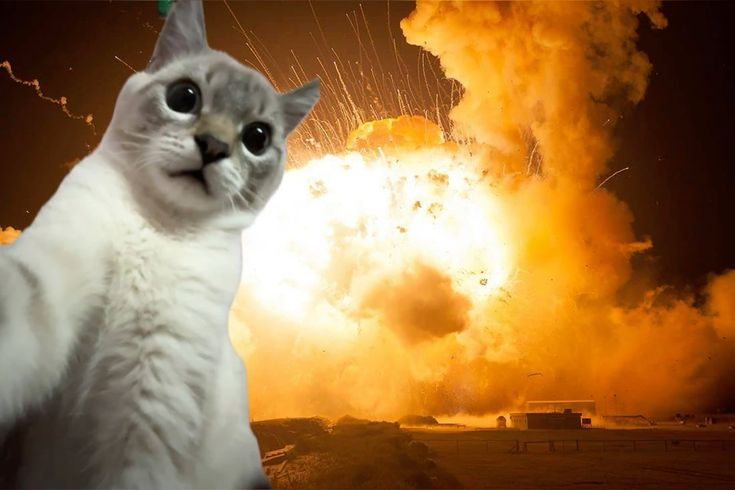
#> input picture download (4).jpg, 735 x 490 px
$ jupyter execute Untitled.ipynb
#> lines starting #> are read from the running program, lines starting #| are printed output that depends on the picture
[cell 1]
import cv2
import numpy as np
import matplotlib.pyplot as plt
image = cv2.imread('download (4).jpg')
#> image is the input picture: shape (490, 735, 3); mean B, G, R 72.8, 118.2, 157.4
plt.imshow(cv2.cvtColor(image, cv2.COLOR_BGR2RGB))
plt.title("Original Image")
plt.axis('off')
(np.float64(-0.5), np.float64(1279.5), np.float64(812.5), np.float64(-0.5))

[cell 2]
tx, ty = 100, 50
M_translation = np.float32([[1, 0, tx], [0, 1, ty]])
translated_image = cv2.warpAffine(image, M_translation, (image.shape[1], image.shape[0]))
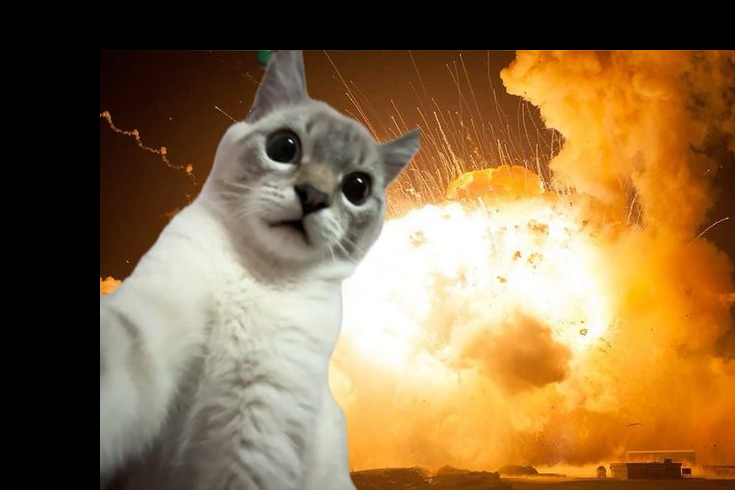
#> translated_image: shape (490, 735, 3); mean B, G, R 69.3, 109, 139.3
plt.imshow(cv2.cvtColor(translated_image, cv2.COLOR_BGR2RGB))
plt.title("Translated Image")
plt.axis('off')
(np.float64(-0.5), np.float64(1279.5), np.float64(812.5), np.float64(-0.5))

[cell 3]
fx, fy = 5.0, 2.0
scaled_image = cv2.resize(image, None, fx=fx, fy=fy, interpolation=cv2.INTER_LINEAR)
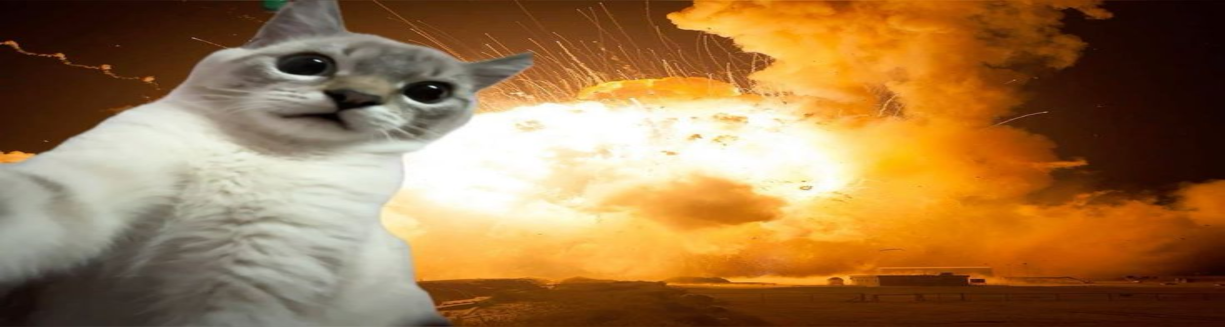
#> scaled_image: shape (980, 3675, 3) (shown at 1/3 size); mean B, G, R 72.8, 118.2, 157.4
plt.imshow(cv2.cvtColor(scaled_image, cv2.COLOR_BGR2RGB))
plt.title("Scaled Image")
plt.axis('off')
(np.float64(-0.5), np.float64(6399.5), np.float64(1625.5), np.float64(-0.5))

[cell 4]
shear_matrix = np.float32([[1, 0.5, 0], [0.5, 1, 0]])
sheared_image = cv2.warpAffine(image, shear_matrix, (image.shape[1], image.shape[0]))
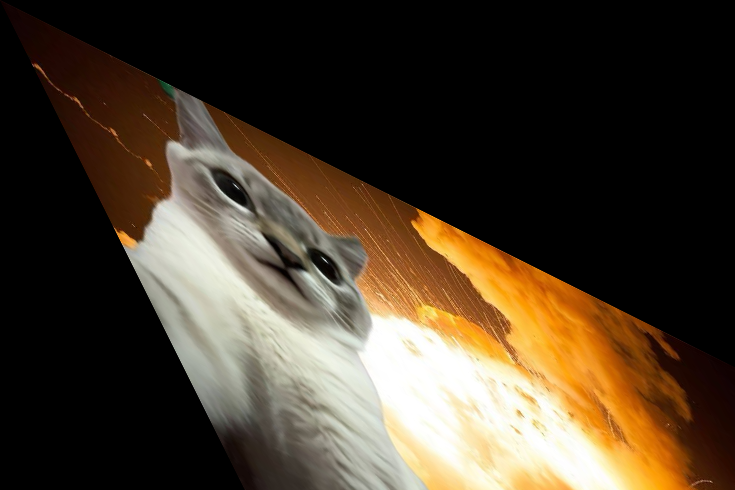
#> sheared_image: shape (490, 735, 3); mean B, G, R 44.7, 61, 73.9
plt.imshow(cv2.cvtColor(sheared_image, cv2.COLOR_BGR2RGB))
plt.title("Sheared Image")
plt.axis('off')
(np.float64(-0.5), np.float64(1279.5), np.float64(812.5), np.float64(-0.5))

[cell 5]
reflected_image = cv2.flip(image, 2)
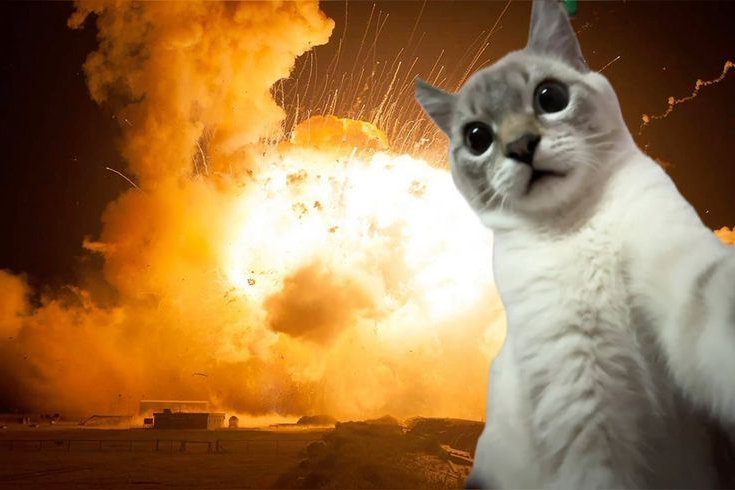
#> reflected_image: shape (490, 735, 3); mean B, G, R 72.8, 118.2, 157.4
plt.imshow(cv2.cvtColor(reflected_image, cv2.COLOR_BGR2RGB))
plt.title("Reflected Image")
plt.axis('off')
(np.float64(-0.5), np.float64(1279.5), np.float64(812.5), np.float64(-0.5))

[cell 6]
(height, width) = image.shape[:2]
#> height = 490; width = 735
angle = 45
center = (width // 2, height // 2)
#> center = (367, 245)
M_rotation = cv2.getRotationMatrix2D(center, angle, 1)
rotated_image = cv2.warpAffine(image, M_rotation, (width, height))
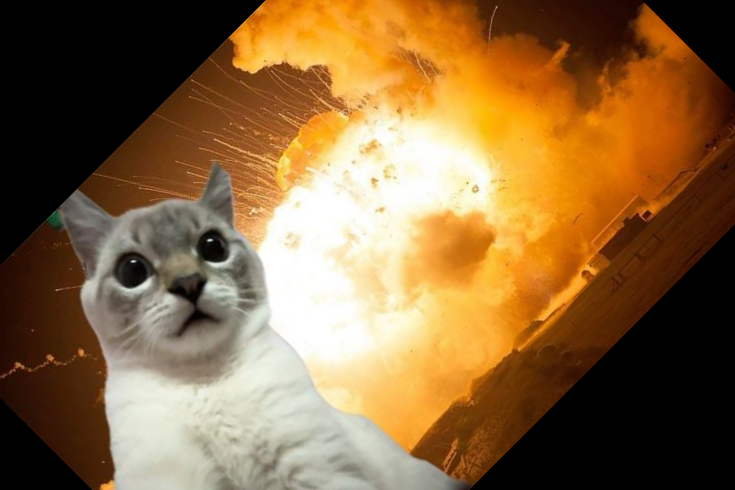
#> rotated_image: shape (490, 735, 3); mean B, G, R 62.5, 103.4, 137
plt.imshow(cv2.cvtColor(rotated_image, cv2.COLOR_BGR2RGB))
plt.title("Rotated Image")
plt.axis('off')
(np.float64(-0.5), np.float64(1279.5), np.float64(812.5), np.float64(-0.5))

[cell 7]
x, y, w, h = 100, 150, 150, 100
cropped_image = image[y:y+h, x:x+w]
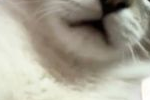
#> cropped_image: shape (100, 150, 3); mean B, G, R 148, 162.8, 167.5
plt.imshow(cv2.cvtColor(cropped_image, cv2.COLOR_BGR2RGB))
plt.title("Cropped Image")
plt.axis('off')
(np.float64(-0.5), np.float64(199.5), np.float64(149.5), np.float64(-0.5))
